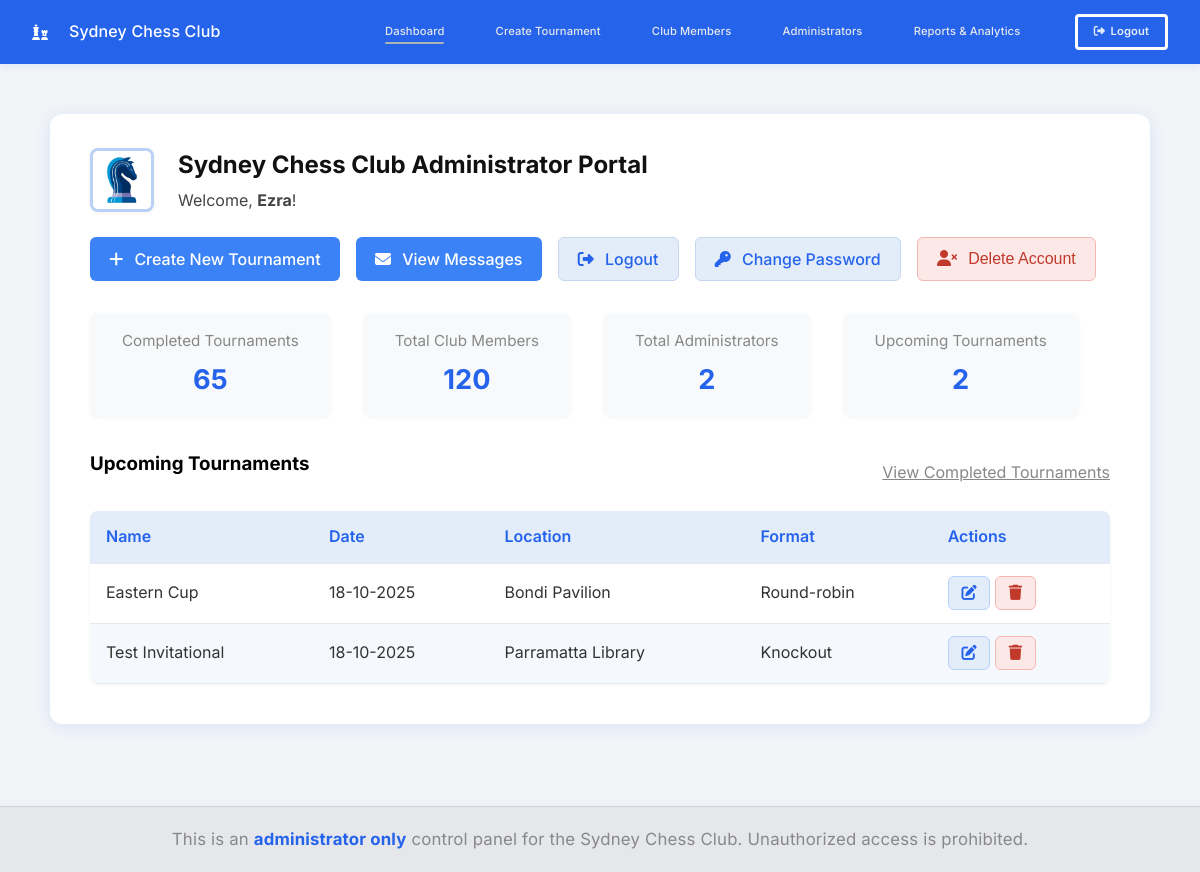
The page / (signed in) on the database its author committed.
### tables this page shows
CREATE TABLE users (
        id INTEGER PRIMARY KEY AUTOINCREMENT,
        username TEXT NOT NULL UNIQUE,
        password_hash TEXT NOT NULL,
        is_admin INTEGER DEFAULT 1
    );

CREATE TABLE tournaments (
        id INTEGER PRIMARY KEY AUTOINCREMENT,
        name TEXT NOT NULL,
        date TEXT NOT NULL,
        location TEXT NOT NULL,
        format TEXT NOT NULL
    );

### app.py (the view)
@app.route('/')
def index():
    today = datetime.now().date().isoformat()
    with get_db_connection() as conn:
        tournaments = conn.execute('SELECT * FROM tournaments WHERE date >= ? ORDER BY date', (today,)).fetchall()
        completed_tournaments_count = conn.execute('SELECT COUNT(*) FROM tournaments WHERE date < ?', (today,)).fetchone()[0]
        admins = conn.execute('SELECT * FROM users').fetchall()
        total_members = conn.execute('SELECT COUNT(*) FROM members').fetchone()[0]
    return render_template(
        'index.html',
        tournaments=tournaments,
        completed_tournaments_count=completed_tournaments_count,
        members=admins,
        total_members=total_members
    )

### app.py (called while the page is built)
def get_db_connection():
    conn = sqlite3.connect('data/main.db')
    conn.row_factory = sqlite3.Row
    try:
        conn.execute('PRAGMA foreign_keys = ON')
    except Exception:
        pass
    return conn

def datetimeformat(value, format='%d-%m-%Y'):
    try:
        dt = datetime.fromisoformat(value)
    except Exception:
        try:
            dt = datetime.strptime(value, '%Y-%m-%d')
        except Exception:
            return value  # fallback: return as is
    return dt.strftime(format)

@app.before_request
def ensure_csrf_and_session():
    if 'csrf_token' not in session:
        session['csrf_token'] = secrets.token_hex(32)
    if request.method == 'POST':
        token = request.form.get('csrf_token')
        if not token or token != session.get('csrf_token'):
            abort(400)

@app.after_request
def set_security_headers(resp):
    resp.headers['X-Frame-Options'] = 'DENY'
    resp.headers['X-Content-Type-Options'] = 'nosniff'
    resp.headers['Referrer-Policy'] = 'no-referrer'
    csp = (
        "default-src 'self'; "
        "script-src 'self' https://cdn.jsdelivr.net https://cdnjs.cloudflare.com; "
        "style-src 'self' 'unsafe-inline' https://fonts.googleapis.com https://cdnjs.cloudflare.com; "
        "img-src 'self' data:; "
        "font-src 'self' https://fonts.gstatic.com https://cdnjs.cloudflare.com; "
        "connect-src 'self'; "
        "frame-ancestors 'none'"
    )
    resp.headers['Content-Security-Policy'] = csp
    if request.scheme == 'https':
        resp.headers['Strict-Transport-Security'] = 'max-age=31536000; includeSubDomains; preload'
    return resp

@app.context_processor
def inject_globals():
    allow_signup = False
    if os.environ.get('ADMIN_SIGNUP_SECRET'):
        allow_signup = True
    return dict(csrf_token=session.get('csrf_token'), allow_signup=allow_signup, APP_ENV=APP_ENV)

### templates/index.html (shortened to what this page needs)
{% extends 'base.html' %}
{% block content %}
<div class="main-container">
    <div class="dashboard-header">
        <img src="{{ url_for('static', filename='img/chess-logo.png') }}" alt="Chess Club Logo" class="dashboard-logo">
        <div>
            <h2>Sydney Chess Club Administrator Portal</h2>
            {% if session.username %}
            <p class="welcome-msg">Welcome, <strong>{{ session.username }}</strong>!</p>
            {% else %}
            <p class="welcome-msg">Welcome to the Chess Club Admin Portal.</p>
            {% endif %}
        </div>
    </div>
    <div class="dashboard-actions">
        {% if session.username %}
        <a href="{{ url_for('create_tournament') }}" class="btn-primary">
            <i class="fa-solid fa-plus icon-left"></i>Create New Tournament
        </a>
        <a href="" class="btn-primary">
            <i class="fa-solid fa-envelope icon-left"></i>View Messages
        </a>
        <a href="{{ url_for('logout') }}" class="btn-secondary">
            <i class="fa-solid fa-right-from-bracket icon-left"></i>Logout
        </a>
        <a href="#" id="changePasswordBtn" class="btn-secondary">
            <i class="fa-solid fa-key icon-left"></i>Change Password
        </a>
        <form method="post" action="{{ url_for('delete_account') }}" class="inline-form"
            onsubmit="return confirm('Are you sure you want to delete your account? This cannot be undone.');">
            <button type="submit" class="btn-delete-account">
                <i class="fa-solid fa-user-xmark icon-left"></i>Delete Account
            </button>
        </form>
        {% else %}
        <a href="{{ url_for('login') }}" class="btn-primary">
            <i class="fa-solid fa-right-to-bracket icon-left"></i>Log in to manage tournaments
        </a>
        {% endif %}
    </div>
    <div class="dashboard-summary">
        <a href="{{ url_for('completed_tournaments') }}" class="no-underline">
            <div class="summary-card">
                <span class="summary-title">Completed Tournaments</span>
                <span class="summary-value">{{ completed_tournaments_count }}</span>
            </div>
        </a>
        <a href="{{ url_for('manage_members') }}" class="no-underline">
            <div class="summary-card">
                <span class="summary-title">Total Club Members</span>
                <span class="summary-value">{{ total_members }}</span>
            </div>
        </a>
        <a href="{{ url_for('manage_admins') }}" class="no-underline">
            <div class="summary-card">
                <span class="summary-title">Total Administrators</span>
                <span class="summary-value">{{ members|length }}</span>
            </div>
        </a>
        <div class="summary-card">
            <span class="summary-title">Upcoming Tournaments</span>
            <span class="summary-value">{{ tournaments|length }}</span>
        </div>
    </div>
    <div class="tournament-section">
        <div class="tournament-section-header flex-between">
            <h3 class="tournament-section-title">Upcoming Tournaments</h3>
            <a href="{{ url_for('completed_tournaments') }}" class="view-completed-link">View Completed Tournaments</a>
        </div>
        {% if tournaments %}
        <table class="tournament-table">
            <thead>
                <tr>
                    <th>Name</th>
                    <th>Date</th>
                    <th>Location</th>
                    <th>Format</th>
                    {% if session.username %}
                    <th>Actions</th>
                    {% endif %}
                </tr>
            </thead>
            <tbody>
                {% for t in tournaments %}
                <tr>
                    <td>{{ t['name'] }}</td>
                    <td>
                        {% set dt = t['date'] %}
                        {% if dt %}
                        {{ dt | datetimeformat('%d-%m-%Y') }}
                        {% else %}
                        -
                        {% endif %}
                    </td>
                    <td>{{ t['location'] }}</td>
                    <td>{{ t['format'] }}</td>
                    {% if session.username %}
                    <td>
                        <a href="{{ url_for('edit_tournament', tournament_id=t['id']) }}" class="btn-table">
                            <i class="fa-solid fa-pen-to-square"></i>
                        </a>
                        <form method="POST" action="{{ url_for('delete_tournament', tournament_id=t['id']) }}"
                            class="inline-form delete-tournament-form"
                            onsubmit="return confirm('Are you sure you want to delete this tournament?');">
                            <button type="submit" class="btn-table btn-delete">
                                <i class="fa-solid fa-trash"></i>
                            </button>
                        </form>
                    </td>
                    {% endif %}
                </tr>
                {% endfor %}
            </tbody>
        </table>
        {% else %}
        <p class="no-tournaments">No tournaments have been created yet.</p>
        {% endif %}
    </div>
</div>
{% endblock %}

### rows shown on the page
users: username "Ezra"
tournaments: name "Eastern Cup", date "18-10-2025", location "Bondi Pavilion", format "Round-robin"
tournaments: name "Test Invitational", date "18-10-2025", location "Parramatta Library", format "Knockout"

### other values the page prints
{{ completed_tournaments_count }} "65"
{{ total_members }} "120"
{{ members|length }} "2"
{{ tournaments|length }} "2"
